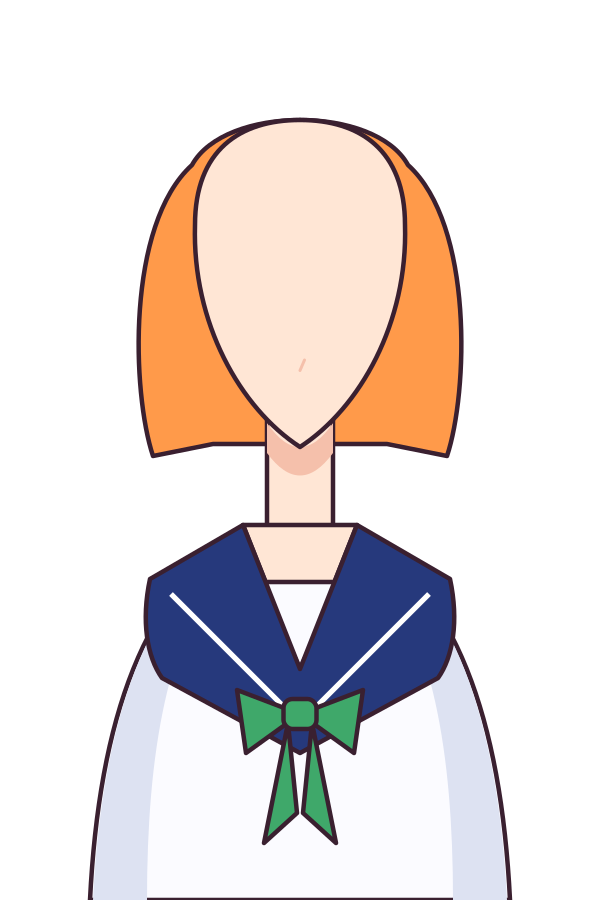
#> input picture hoshimizaka/game/images/chars/kaede/base_back.png, 600 x 900 px
$ python cg_gen.py prep_refs --src ../hoshimizaka/game/images/chars/kaede/base_back.png
#> lines starting #> are read from the running program, lines starting #| are printed output that depends on the picture
### tools/comfy_gen.py
"""美咲のキャラクター素材を ComfyUI API 経由で生成する（Issue #65）。

参考画像（docs/images/character-misaki.webp）に「似せる」ことを最優先にした構成:

- stand : 参考シートの全身 figure を初期画像にした img2img
          + ControlNet Union(canny) で線画を固定 + IP-Adapter（正方形パッドした頭部/全身）で外見を参照
- expr  : バスト画像（既定は参考シート「通常」パネル）を
          ① 全体を低 denoise + canny で清書 → ② 顔だけマスクして表情差分を inpaint
          髪・眼鏡・制服はマスク外なので変わらない
- pose  : OpenPose で別ポーズ + IP-Adapter（同一性は stand/expr より落ちる。LoRA 導入までの暫定）

ComfyUI 本体とモデルはリポジトリ外に置ける（COMFY_DIR で指定。既定はリポジトリ直下 ComfyUI/）。
手順・モデル・設定値の記録は docs/image-generation.md を参照。

  export COMFY_DIR=/path/to/ComfyUI        # main.py があるディレクトリ
  $COMFY_DIR/venv/bin/python -m tools.comfy_gen prep
  $COMFY_DIR/venv/bin/python -m tools.comfy_gen gen --preset stand --seed 5
  $COMFY_DIR/venv/bin/python -m tools.comfy_gen gen --preset expr --expression smile --seed 5
  $COMFY_DIR/venv/bin/python -m tools.comfy_gen all --seed 5     # 立ち絵1 + 表情6 をまとめて

生成物は --out（既定 output/comfy/<preset>/）に PNG と実行パラメータ JSON（ワークフロー全体）を保存する。
ドット感・減色・ディザ・透過は後処理 tools/misaki_postprocess.py で付与する。
"""
import argparse
import json
import os
import time
import urllib.error
import urllib.parse
import urllib.request

ROOT = os.path.dirname(os.path.dirname(os.path.abspath(__file__)))
COMFY = os.environ.get("COMFY_DIR", os.path.join(ROOT, "ComfyUI"))
SERVER = os.environ.get("COMFY_SERVER", "http://127.0.0.1:8188")
SRC = os.path.join(ROOT, "docs", "images", "character-misaki.webp")

CHECKPOINT = "animagine-xl-3.1.safetensors"
IPADAPTER_PRESET = "PLUS (high strength)"     # ip-adapter-plus_sdxl_vit-h + CLIP-ViT-H
CONTROLNET = "controlnet-union-sdxl-1.0-promax.safetensors"

# ComfyUI/input に置く参照画像（他の作業と衝突しないよう ms_ 接頭辞）
IN_STAND = "ms_stand_init.png"    # 全身 figure を 832x1216 白キャンバスに配置（img2img + canny 元）
IN_BUST = "ms_bust_init.png"      # 「通常」バストを 896x1152 に拡大（expr の初期画像）
IN_BUST_MASK = "ms_bust_mask.png"  # 上記の顔（眉・目・口）マスク
IN_HEAD_SQ = "ms_head_sq.png"     # 頭部を正方形パッド（IP-Adapter。CLIP は 224 正方形に center crop するため）
IN_FIG_SQ = "ms_fig_sq.png"       # 全身を正方形パッド（IP-Adapter）

STAND_WH = (832, 1216)   # SDXL の ~1MP バケット。最終的に 640x480 画面へ縮小する
BUST_WH = (896, 1152)
PANEL_FIGURE = (0, 0, 392, 1295)      # 参考シートの全身 figure
PANEL_BUST = (396, 6, 668, 352)       # 参考シートの「通常」バスト（tools/import_misaki.py と同じ箱）
FIG_HEAD = (60, 10, 340, 330)         # figure 内の頭部
BUST_FACE = (52, 92, 208, 232)        # バストパネル内の顔（眉〜あご）

# ── プロンプト（Animagine XL 3.1 の Danbooru タグ語彙）──────────────────
# Pony 系の score_X タグは Animagine では無意味なので使わない。
QUALITY = "masterpiece, best quality, very aesthetic"
STYLE = ("retro artstyle, 1990s (style), official art, game cg, "
         "cel shading, clean lineart, flat color")
CHAR = ("1girl, solo, misaki, pink hair, short hair, bob cut, swept bangs, "
        "brown eyes, round eyewear, glasses, (thin-framed eyewear:1.3), (black-framed eyewear:1.2), "
        "serafuku, white shirt, short sleeves, blue sailor collar, white stripes, "
        "red bowtie, blue pleated skirt")
FRAMING_STAND = ("full body, standing, arms behind back, looking at viewer, "
                 "white socks, brown loafers, white background, simple background")
FRAMING_BUST = "upper body, portrait, looking at viewer, white background, simple background"
NEG = ("lowres, bad anatomy, bad hands, text, error, missing fingers, extra digits, fewer digits, "
       "cropped, worst quality, low quality, jpeg artifacts, signature, watermark, username, "
       "blurry, artist name, chromatic aberration, 3d, photorealistic, "
       "blue hair, purple hair, blonde hair, white hair, long hair, no eyewear, sunglasses, "
       "red-framed eyewear, thick eyewear, "
       "midriff, crop top, navel, multiple girls, speech bubble, nsfw")

# 表情キーは tools/import_misaki.py / images.rpy と同一
EXPRESSIONS = {
    "normal":   "closed mouth, expressionless, calm",
    "smile":    "(smile:1.3), closed mouth, happy, (closed eyes:0.6), light smile",
    "blush":    "(blush:1.4), (embarrassed:1.2), nose blush, looking away, wavy mouth",
    "surprise": "(surprised:1.3), (open mouth:1.3), wide-eyed, constricted pupils, :o",
    "sad":      "(sad:1.4), (frown:1.2), (tearing up:1.2), downcast eyes, worried eyebrows, closed mouth",
    "angry":    "(angry:1.4), (v-shaped eyebrows:1.4), (glaring:1.2), clenched teeth, annoyed",
}


# ── 参照画像の前処理 ─────────────────────────────────────────────
# [12 lines left out: function _clean_figure, not called in this run]


def _pad_square(im, size=None):
    from PIL import Image
    s = max(im.size)
    c = Image.new("RGB", (s, s), (255, 255, 255))
    c.paste(im, ((s - im.width) // 2, (s - im.height) // 2))
    return c.resize((size, size), Image.LANCZOS) if size else c


# [43 lines left out: functions _fit, face_mask, prep, not called in this run]


# ── ワークフロー ────────────────────────────────────────────────
class WF:
    def __init__(self):
        self.g, self.n = {}, 100

    # [4 lines left out: function add, not called in this run]

    @staticmethod
    def out(ref, i):
        return [ref[0], i]


# [93 lines left out: function build_workflow, not called in this run]


# ── 実行 ────────────────────────────────────────────────────────
def _get(path):
    with urllib.request.urlopen(SERVER + path, timeout=30) as r:
        return json.loads(r.read())


# [116 lines left out: functions _post, run, add_gen_args, make_args, main, not called in this run]


# [2 lines that do not run on import are left out]

### tools/cg_gen.py
"""予告END イベントCG を ComfyUI で作る（Issue #85）。構図の根拠は issue 本文、脚本は endings.rpy。

一度は txt2img で「夜景＋人物」をまとめて描かせたが（seed 5..9、コードは git 履歴）、
夜景タグが人物タグに負けて昼空になった / 2人CGは髪色交換とシルエット破綻が出た。
そこで **2段階制作**（issue のフォールバック計画どおり）:

1. 場面: bg_gen で採用済みの ComfyUI 背景（night s8 / rooftop_night s9 / slope_night s8）を
   シーンとして使う。ゲーム本編の背景と完全に一致し、夜景の説得力も実証済み。
2. 人物: 場面の上に IP-Adapter 参照つきの inpaint でキャラを置く（表情差分で作った配線、
   comfy_gen preset "expr" を init/mask/positive を差し替えて使用）。
   人物だけ描き足す。normal_end は 2人を別のマスクで順に（横向き・頭肩。髪色の取り違えと顔破綻防止）。

生成後は bg_gen と同じラスター化: 640x480 で 96 色 ordered dither → Nearest 2 倍 → 1280x960、
hoshimizaka/game/images/cg/ へ置く（images.rpy の宣言は変更不要）。
流れ星・花びらは CG に焼き込まない（endings.rpy で shoot_fx を重ねる。OP の no meteors と同じ）。

  export COMFY_DIR=/path/to/ComfyUI
  PY=$COMFY_DIR/venv/bin/python
  $PY -m tools.cg_gen prep_refs        # 冬華の head 正方形（IP-Adapter 参照）を input へ
  $PY -m tools.cg_gen stage misaki_end --seed 5   # 1 本鎖（場面→人物 inpaint）→ output/cg/expr/<id>_s<seed>.png
  $PY -m tools.cg_gen stages all      # 全 CG x SEEDS
  $PY -m tools.cg_gen sheet           # seed 比較シート output/cg/sheet.png
  $PY -m tools.cg_gen raster <id>    # 採用 seed（CHOSEN）を 640x480 96色 dither → 1280x960
  $PY -m tools.cg_gen install all    # hoshimizaka/game/images/cg/ へ配置
"""
import argparse
import glob
import os
import re

from PIL import Image

from tools import comfy_gen as G
from tools.misaki_parts import TOUKA_CHAR, TOUKA_NEG

ROOT = G.ROOT
CG_DIR = os.path.join(ROOT, "hoshimizaka", "game", "images", "cg")
GEN_DIR = os.path.join(ROOT, "output", "cg", "expr")         # G.run の保存先（out=output/cg + preset expr）
RASTER_DIR = os.path.join(ROOT, "output", "cg", "raster")
SCENE_DIR = os.path.join(ROOT, "output", "cg", "scenes")    # シーンソースの自前コピー
GEN_WH = (1152, 864)                                        # シーン（bg_gen の生成解像度）と同じ
SCREEN = (640, 480)
SEEDS = [5, 6, 7]

TK_HEAD_SQ = "tk_head_sq.png"

QUALITY = G.QUALITY
STYLE = ("retro artstyle, 1990s (style), official art, game cg, cel shading, clean lineart, flat color, "
         "hand-painted anime background art, watercolor texture, halftone dither, muted colors, "
         "deep blue night palette, deep shadows, quiet")
# 背景 NEG と違い人物を描く。昼・天気・服違い・fx 側にあるものなど
NEG = ("lowres, bad anatomy, bad hands, text, error, missing fingers, extra digits, fewer digits, "
       "cropped, worst quality, low quality, jpeg artifacts, signature, watermark, username, "
       "blurry, artist name, chromatic aberration, 3d, photorealistic, modern anime, glossy, cgi, "
       "speech bubble, ui, letterboxed, black bars, scanlines, oversaturated, pastel, washed out, faded, "
       "(shooting star:1.4), (meteor:1.4), comet, falling star, constellation chart, "
       "cherry blossom petals, petals, snow, rain, umbrella, nightdress, pajama, swimsuit, "
       "day, daytime, (blue sky:1.5), clouds, sunny, sunlight, bright sky, daylight, flat lighting")

# 人物 inpaint で夜景トーンに溶かすための共通ライティング（マスク内は照明指定がないと昼の塗りになる）
NIGHT_LIT = ("(night:1.4), (dark blue lighting:1.4), (moonlight:1.2), rim light, dark blue shading, "
             "shadows, cinematic night scene")

# 各 CG: シーンは bg_gen の採用素材（bg 名と seed）→ 人物 inpaint 本鎖。
# steps の box は楕円マスク（1152x864。キャンバス枠外へはみ出して下辺シームを消す）。
# pos は [キャラブロック, ポーズ, 周辺描写] を ", ".join して使う。
SCG = {
    "misaki_end": dict(
        scene=("night", 8),
        steps=[dict(
            part="misaki", box=(560, 170, 1160, 900), feather=28, ip=0.6, ref=G.IN_HEAD_SQ,
            pos=[G.CHAR,
                 "(upper body:1.3), (turning around:1.4), (looking back at viewer:1.5), (from side:1.2), "
                 "(smiling:1.4), (blush:1.3), happy, (hair blowing in the wind:1.3), character on the right side",
                 "night sky with stars behind her, distant town lights in the lower background, "
                 "(red bowtie:1.3)"],
            neg=("blue hair, purple hair, blonde hair, white hair, orange hair, long hair, twintails, "
                 "no eyewear, sunglasses, red-framed eyewear, thick eyewear, green bowtie, "
                 "multiple girls, 2girls, 3girls, fence, railing, new scenery, new background"))]),
    "touka_end": dict(
        # 望遠鏡は背景側で描けなかったのでこのマスクに込みで描かせる（rooftop_night にも描画実績なし）
        scene=("rooftop_night", 9),
        steps=[dict(
            part="touka", box=(60, 150, 760, 900), feather=28, ip=0.6, ref=TK_HEAD_SQ,
            pos=[TOUKA_CHAR,
                 "(upper body:1.3), standing, (gentle smile:1.4), (blush:1.3), (looking at viewer:1.2), "
                 "character on the left side",
                 "(a refracting astronomical telescope on a tripod beside her:1.3), "
                 "chain-link fence behind her, crescent moon in the dark sky"],
            neg_add=("telescope broken, two telescopes, multiple girls, 2girls, 3girls, indoor, classroom, "
                     "hallway, new scenery, white background, " + TOUKA_NEG))]),
    "normal_end": dict(
        # 2人後ろ姿の inpaint は冬華が「髪だけの塊」になる（very long hair がマスクいっぱいに膨らむ）ため、
        # 「並んで空を見上げる横向き（profile）」に切り替えた。顔は IP-Adapter で一致性を取る
        scene=("slope_night", 8),
        steps=[
            dict(part="misaki", box=(240, 460, 560, 900), feather=16, ip=0.65, ref=G.IN_HEAD_SQ,
                 pos=[G.CHAR + ", (pink hair:1.5), (head and shoulders:1.3), (side profile:1.5), facing right, "
                      "(looking up at the sky:1.4), (happy smile:1.3), (blush:1.2), "
                      "(glasses:1.3), (round glasses:1.5), (temples of glasses:1.3), "
                      "shoulder length bob blowing in the night breeze, (red bowtie:1.3)",
                      "night street with lit windows behind her, warm streetlamp glow from the right"],
                 neg=("blue hair, purple hair, blonde hair, white hair, orange hair, brown hair, "
                      "very long hair, twintails, front view, facing camera, back view, from behind, "
                      "full body, legs, multiple girls, 2girls, new scenery, new background")),
            dict(part="touka", box=(585, 445, 905, 900), feather=16, ip=0.7, ref=TK_HEAD_SQ,
                 pos=[TOUKA_CHAR + ", (blue hair:1.6), (head and shoulders:1.3), (side profile:1.5), facing right, "
                      "(looking up at the sky:1.4), (gentle smile:1.3), (blush:1.2), "
                      "hime cut with cheek hair framing her face, very long straight blue hair down her back, "
                      "(navy blue sailor collar:1.3), white shirt shoulder, same height as the girl on the left",
                      "night street with lit windows behind her, warm streetlamp glow"],
                 neg=("pink hair, brown hair, orange hair, white hair, short hair, bob cut, glasses, "
                      "(hair blob:1.8), (hair only:1.8), (faceless:1.6), no face, headless, "
                      "no uniform, no shoulders, dress, "
                      "front view, facing camera, back view, from behind, full body, legs, "
                      "multiple girls, 2girls, new scenery, new background, " + TOUKA_NEG)),
        ]),
}

# 採用シード（sheet で目視選択後に記録。意図は docs/image-generation.md CG の項）
# normal_end は 5..13 で後ろ姿破綻（冬華が髪の塊）→ 横向き頭肩に作り直した 14..18 から 17
CHOSEN = {"misaki_end": 7, "touka_end": 5, "normal_end": 17}


# [69 lines left out: functions _inp, scene_gen, scene_src, prep_scene, prep_mask, stage, not called in this run]


# ── IP-Adapter 参照画像 ─────────────────────────────────────────
# 冬華の head 正方形。base_src と同じ output/touka/base.png があればそこから、
# git 管理外なので無ければインストール済みレイヤー（64色だが IP-Adapter 用途には十分）から作る。
TK_CROPS = {"base": ((896, 1152), (165, 95, 735, 665)),        # 基準バスト（ComfyUI 生成時）から頭部
            "layer": ((600, 900), (95, 220, 505, 640))}        # レイヤー版（base_back.png）から頭部


def prep_refs(src=None):
    from PIL import ImageDraw
    cands = ([src] if src else []) + [
        os.path.join(ROOT, "output", "touka", "base.png"),
        os.path.join(ROOT, "hoshimizaka", "game", "images", "chars", "touka", "base_back.png")]
    path = next((p for p in cands if os.path.exists(p)), None)
    if path is None:
        raise SystemExit("冬華の基準画像が見つからない: output/touka/base.png か "
                         "hoshimizaka/game/images/chars/touka/base_back.png、または --src で指定")
    im = Image.open(path).convert("RGB")
    kind = "base" if im.size == (896, 1152) else "layer"
    box = TK_CROPS[kind][1]
    sq = G._pad_square(im.crop(box), 448)
    inp = os.path.join(G.COMFY, "input")
    os.makedirs(inp, exist_ok=True)
    out = os.path.join(inp, TK_HEAD_SQ)
    sq.save(out)
    print(f"wrote {out} (from {path}, {kind} crop {box})")
    os.makedirs(os.path.join(ROOT, "output", "cg"), exist_ok=True)
    chk = sq.copy()
    ImageDraw.Draw(chk).rectangle((0, 0, chk.width - 1, chk.height - 1), outline="red")
    chk.save(os.path.join(ROOT, "output", "cg", "prep_refs.png"))
    return out


# ── ラスター化（640x480 で減色 + ordered dither → Nearest 2 倍。bg_gen と同じ）──
# [41 lines left out: functions raster, install, sheet, not called in this run]


def main():
    p = argparse.ArgumentParser(description=__doc__, formatter_class=argparse.RawDescriptionHelpFormatter)
    p.add_argument("cmd", choices=["prep_refs", "scene", "stage", "stages", "raster", "install", "sheet"])
    p.add_argument("name", nargs="?", default="all")
    p.add_argument("--seed", type=int, default=5)
    p.add_argument("--seeds", default=None, help="stages/scene: カンマ区切り seed 一覧（stages 既定 5,6,7）")
    p.add_argument("--colors", type=int, default=96)
    p.add_argument("--src", default=None, help="prep_refs: 冬華基準画像の明示指定")
    a = p.parse_args()
    names = list(SCG) if a.name == "all" else [a.name]
    if a.cmd == "prep_refs":
        prep_refs(a.src)
#> in prep_refs, `im = Image.open(path).convert("RGB")`:
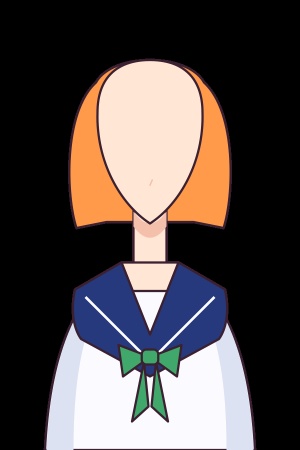
#> im: PIL image 600x900 RGB (shown at 1/2 size); mean R, G, B 84, 75.8, 74
#> in _pad_square, `c.paste(im, ((s - im.width) // 2, (s - im.height) // 2))`:
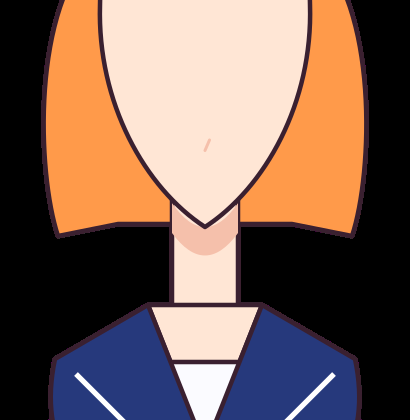
#> im: PIL image 410x420 RGB; mean R, G, B 125.1, 99.8, 88.9
#> in _pad_square, `c.paste(im, ((s - im.width) // 2, (s - im.height) // 2))`:
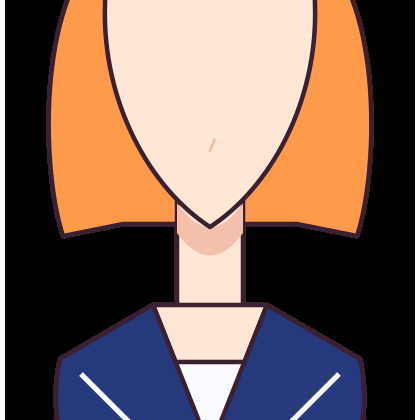
#> c: PIL image 420x420 RGB; mean R, G, B 128.2, 103.5, 92.9
#> in _pad_square, `return c.resize((size, size), Image.LANCZOS) if size else c`:
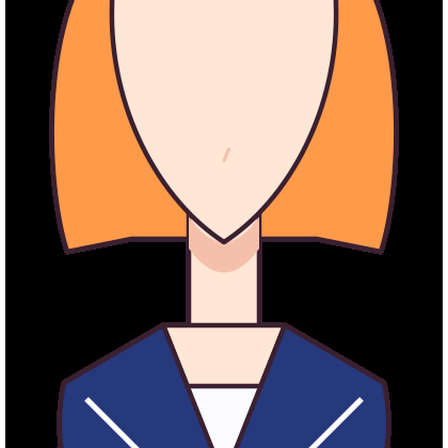
#> returned value: PIL image 448x448 RGB; mean R, G, B 128.1, 103.4, 92.9
#| wrote ComfyUI/input/tk_head_sq.png (from ../hoshimizaka/game/images/chars/kaede/base_back.png, layer crop (95, 220, 505, 640))
    elif a.cmd == "scene":
        for s0 in [int(x) for x in (a.seeds or str(a.seed)).split(",")]:
            scene_gen(a.name, s0)
    elif a.cmd == "stage":
        for n in names:
            stage(n, a.seed)
    elif a.cmd == "stages":
        for s0 in [int(x) for x in (a.seeds or ",".join(map(str, SEEDS))).split(",")]:
            for n in names:
                stage(n, s0)
    elif a.cmd == "raster":
        for n in names:
            print(raster(n, colors=a.colors))
    elif a.cmd == "install":
        for n in names:
            install(n)
    if a.cmd == "sheet":
        sheet()


if __name__ == "__main__":
    main()

$ run again, with hoshimizaka/game/images/chars/kaede/blush.png copied over hoshimizaka/game/images/chars/kaede/base_back.png
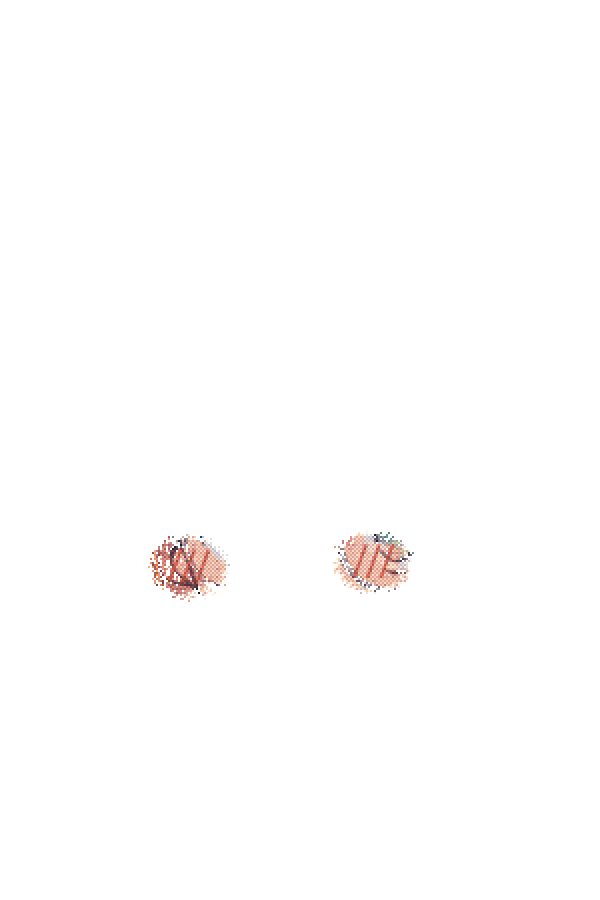
#> input picture hoshimizaka/game/images/chars/kaede/blush.png, 600 x 900 px
#> in prep_refs, `im = Image.open(path).convert("RGB")`:
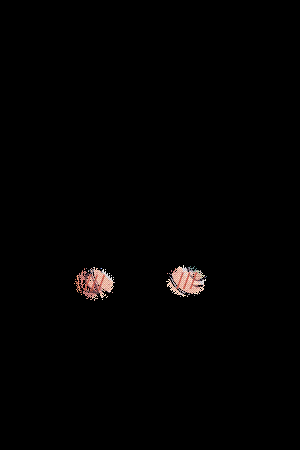
#> im: PIL image 600x900 RGB (shown at 1/2 size); mean R, G, B 2.4, 1.8, 1.7
#| wrote ComfyUI/input/tk_head_sq.png (from ../hoshimizaka/game/images/chars/kaede/base_back.png, layer crop (95, 220, 505, 640))
#> in prep_refs, `ImageDraw.Draw(chk).rectangle((0, 0, chk.width - 1, chk.height - 1), o..`:
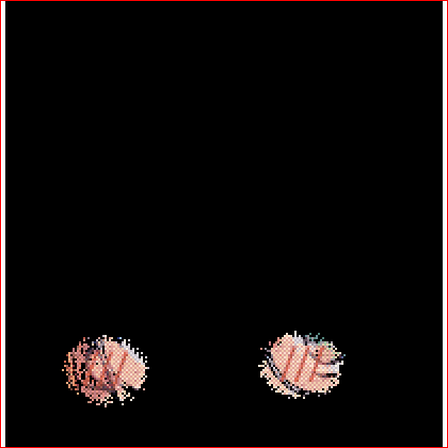
#> chk: PIL image 448x448 RGB; mean R, G, B 14.6, 10.6, 10.2
